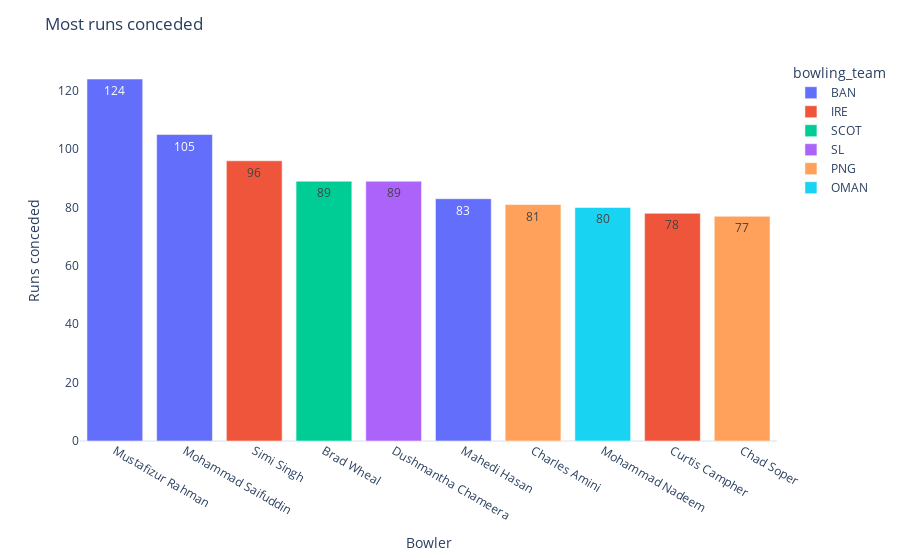

The notebook cell this image was saved under:
### Code cell
plot_bowling_chart('Most runs conceded','conceded','Runs conceded')

### Figure 1 — Plotly figure (JSON) as saved in the notebook; plotly's stock layout.template omitted (floating-point values rounded to 4 significant figures)
{"data": [{"alignmentgroup": "True", "hovertemplate": "bowling_team=BAN<br>fullName=%{x}<br>Runs conceded=%{text}<extra></extra>", "legendgroup": "BAN", "marker": {"color": "#636efa", "pattern": {"shape": ""}}, "name": "BAN", "offsetgroup": "BAN", "orientation": "v", "showlegend": true, "text": [124, 105, 83], "textposition": "auto", "type": "bar", "x": ["Mustafizur Rahman", "Mohammad Saifuddin", "Mahedi Hasan"], "xaxis": "x", "y": [124, 105, 83], "yaxis": "y"}, {"alignmentgroup": "True", "hovertemplate": "bowling_team=IRE<br>fullName=%{x}<br>Runs conceded=%{text}<extra></extra>", "legendgroup": "IRE", "marker": {"color": "#EF553B", "pattern": {"shape": ""}}, "name": "IRE", "offsetgroup": "IRE", "orientation": "v", "showlegend": true, "text": [96, 78], "textposition": "auto", "type": "bar", "x": ["Simi Singh", "Curtis Campher"], "xaxis": "x", "y": [96, 78], "yaxis": "y"}, {"alignmentgroup": "True", "hovertemplate": "bowling_team=SCOT<br>fullName=%{x}<br>Runs conceded=%{text}<extra></extra>", "legendgroup": "SCOT", "marker": {"color": "#00cc96", "pattern": {"shape": ""}}, "name": "SCOT", "offsetgroup": "SCOT", "orientation": "v", "showlegend": true, "text": [89], "textposition": "auto", "type": "bar", "x": ["Brad Wheal"], "xaxis": "x", "y": [89], "yaxis": "y"}, {"alignmentgroup": "True", "hovertemplate": "bowling_team=SL<br>fullName=%{x}<br>Runs conceded=%{text}<extra></extra>", "legendgroup": "SL", "marker": {"color": "#ab63fa", "pattern": {"shape": ""}}, "name": "SL", "offsetgroup": "SL", "orientation": "v", "showlegend": true, "text": [89], "textposition": "auto", "type": "bar", "x": ["Dushmantha Chameera"], "xaxis": "x", "y": [89], "yaxis": "y"}, {"alignmentgroup": "True", "hovertemplate": "bowling_team=PNG<br>fullName=%{x}<br>Runs conceded=%{text}<extra></extra>", "legendgroup": "PNG", "marker": {"color": "#FFA15A", "pattern": {"shape": ""}}, "name": "PNG", "offsetgroup": "PNG", "orientation": "v", "showlegend": true, "text": [81, 77], "textposition": "auto", "type": "bar", "x": ["Charles Amini", "Chad Soper"], "xaxis": "x", "y": [81, 77], "yaxis": "y"}, {"alignmentgroup": "True", "hovertemplate": "bowling_team=OMAN<br>fullName=%{x}<br>Runs conceded=%{text}<extra></extra>", "legendgroup": "OMAN", "marker": {"color": "#19d3f3", "pattern": {"shape": ""}}, "name": "OMAN", "offsetgroup": "OMAN", "orientation": "v", "showlegend": true, "text": [80], "textposition": "auto", "type": "bar", "x": ["Mohammad Nadeem"], "xaxis": "x", "y": [80], "yaxis": "y"}], "layout": {"barmode": "relative", "legend": {"title": {"text": "bowling_team"}, "tracegroupgap": 0}, "margin": {"t": 60}, "title": {"text": "Most runs conceded"}, "xaxis": {"anchor": "y", "categoryarray": ["Mustafizur Rahman", "Mohammad Saifuddin", "Simi Singh", "Brad Wheal", "Dushmantha Chameera", "Mahedi Hasan", "Charles Amini", "Mohammad Nadeem", "Curtis Campher", "Chad Soper"], "categoryorder": "array", "domain": [0, 1], "showgrid": false, "title": {"text": "Bowler"}}, "yaxis": {"anchor": "x", "domain": [0, 1], "showgrid": false, "title": {"text": "Runs conceded"}}}}
